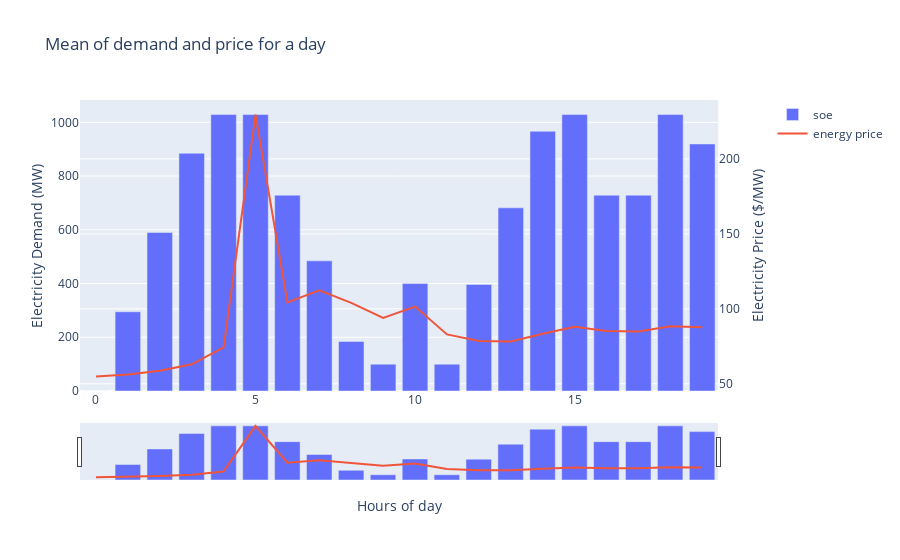

Write notebook code for a chart like this one.
### Code cell
fig = make_subplots(specs=[[{"secondary_y": True}]])
fig.add_trace(go.Bar(x=results['timestamp'].index, y=results['soe'], name='soe'), secondary_y=False)
fig.add_trace(go.Scatter(x=results['timestamp'].index, y=results['energy_price'], name='energy price'), secondary_y=True)

# Add figure title
fig.update_layout(
    title_text="Mean of demand and price for a day",
    xaxis_rangeslider_visible=True,
)

# Set x-axis title
fig.update_xaxes(title_text="Hours of day")

# Set y-axes titles
fig.update_yaxes(title_text="Electricity Demand (MW)", secondary_y=False)
fig.update_yaxes(title_text="Electricity Price ($/MW)", secondary_y=True)

fig.show()

### Figure 1 — Plotly figure (JSON) as saved in the notebook; plotly's stock layout.template omitted (floating-point values rounded to 4 significant figures)
{"data": [{"name": "soe", "type": "bar", "x": [0, 1, 2, 3, 4, 5, 6, 7, 8, 9, 10, 11, 12, 13, 14, 15, 16, 17, 18, 19], "xaxis": "x", "y": [0, 295.0, 590.0, 885.0, 1029, 1029, 729.0, 484.4, 184.4, 100.0, 400.0, 100.0, 396.7, 681.7, 966.7, 1029, 729.0, 729.0, 1029.0, 919.6], "yaxis": "y"}, {"name": "energy price", "type": "scatter", "x": [0, 1, 2, 3, 4, 5, 6, 7, 8, 9, 10, 11, 12, 13, 14, 15, 16, 17, 18, 19], "xaxis": "x", "y": [54.9, 56.19, 58.73, 62.98, 74.24, 229.6, 104.3, 112.4, 104.0, 94, 101.5, 82.94, 78.59, 78.15, 83.36, 88.1, 85.15, 84.84, 88.41, 87.63], "yaxis": "y2"}], "layout": {"title": {"text": "Mean of demand and price for a day"}, "xaxis": {"anchor": "y", "domain": [0, 0.94], "rangeslider": {"visible": true}, "title": {"text": "Hours of day"}}, "yaxis": {"anchor": "x", "domain": [0, 1], "title": {"text": "Electricity Demand (MW)"}}, "yaxis2": {"anchor": "x", "overlaying": "y", "side": "right", "title": {"text": "Electricity Price ($/MW)"}}}}
